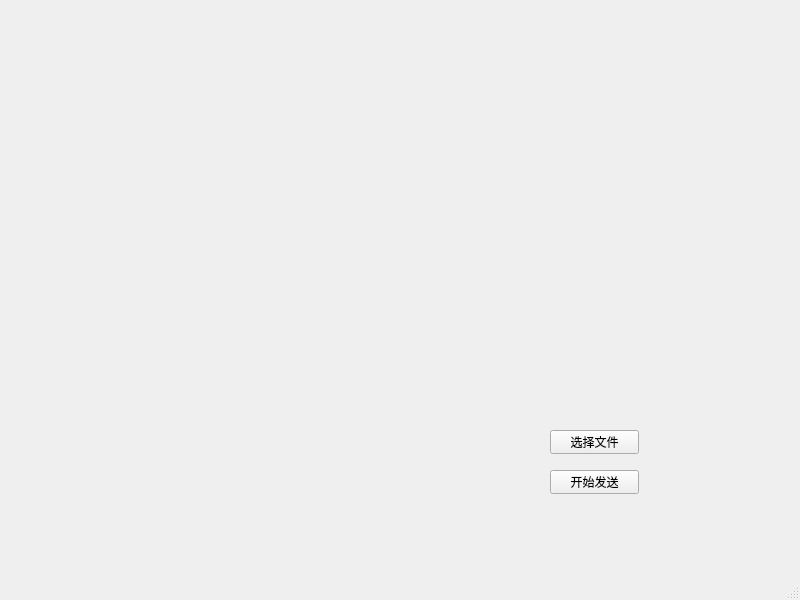
<?xml version="1.0" encoding="UTF-8"?>
<ui version="4.0">
 <class>MainWindow</class>
 <widget class="QMainWindow" name="MainWindow">
  <property name="geometry">
   <rect>
    <x>0</x>
    <y>0</y>
    <width>800</width>
    <height>600</height>
   </rect>
  </property>
  <property name="windowTitle">
   <string>MainWindow</string>
  </property>
  <widget class="QWidget" name="centralwidget">
   <widget class="QPushButton" name="selectFileButton">
    <property name="geometry">
     <rect>
      <x>550</x>
      <y>430</y>
      <width>89</width>
      <height>24</height>
     </rect>
    </property>
    <property name="text">
     <string>选择文件</string>
    </property>
   </widget>
   <widget class="QPushButton" name="sendFileButton">
    <property name="geometry">
     <rect>
      <x>550</x>
      <y>470</y>
      <width>89</width>
      <height>24</height>
     </rect>
    </property>
    <property name="text">
     <string>开始发送</string>
    </property>
   </widget>
   <widget class="QWidget" name="verticalLayoutWidget">
    <property name="geometry">
     <rect>
      <x>90</x>
      <y>50</y>
      <width>601</width>
      <height>291</height>
     </rect>
    </property>
    <layout class="QVBoxLayout" name="verticalLayout">
     <item>
      <spacer name="verticalSpacer">
       <property name="orientation">
        <enum>Qt::Vertical</enum>
       </property>
       <property name="sizeHint" stdset="0">
        <size>
         <width>20</width>
         <height>40</height>
        </size>
       </property>
      </spacer>
     </item>
    </layout>
   </widget>
  </widget>
  <widget class="QMenuBar" name="menubar">
   <property name="geometry">
    <rect>
     <x>0</x>
     <y>0</y>
     <width>800</width>
     <height>25</height>
    </rect>
   </property>
  </widget>
  <widget class="QStatusBar" name="statusbar"/>
 </widget>
 <resources/>
 <connections/>
</ui>
